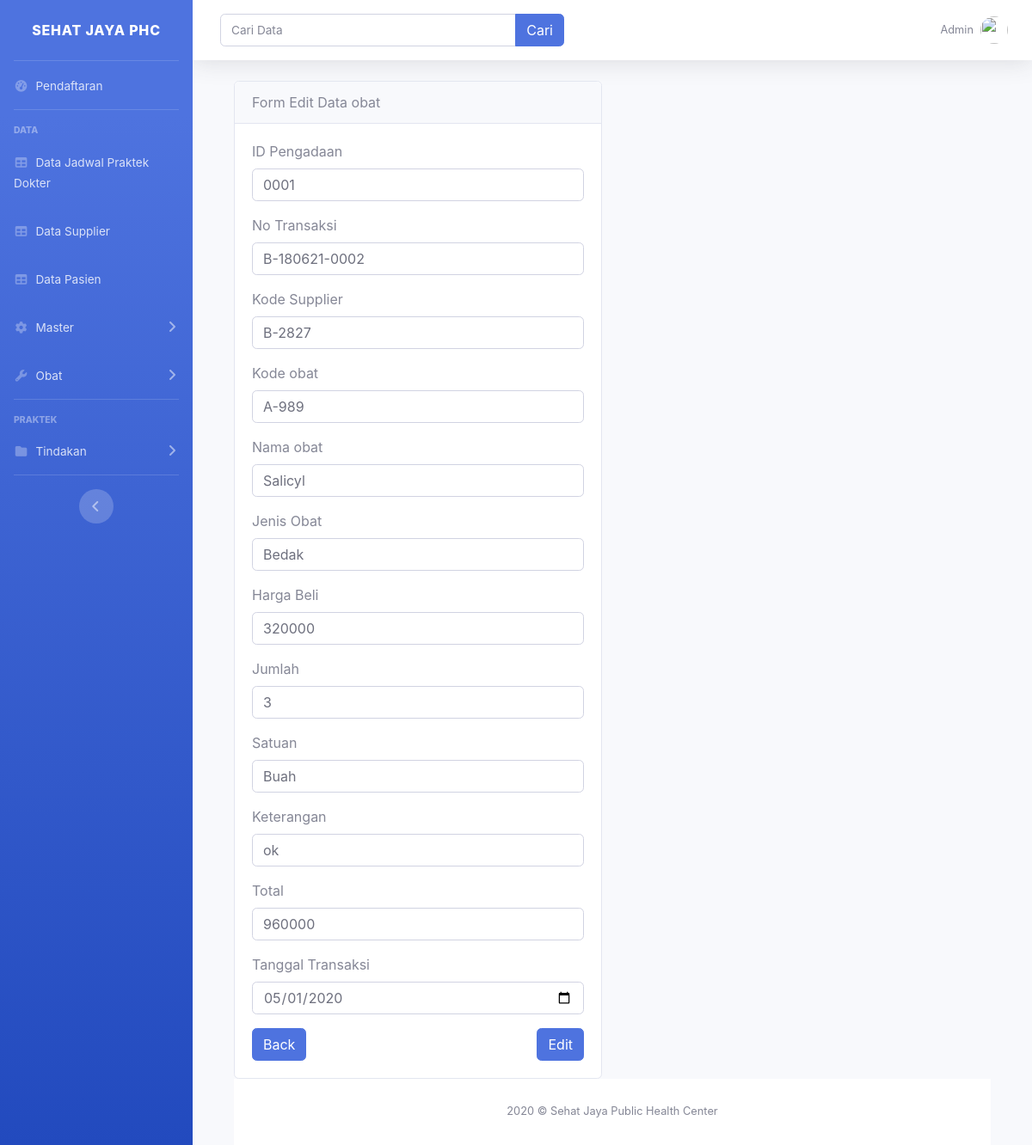
Screenshot of /pengadaanobat/edit/0001 with the database file from the repository.
### tables this page shows
CREATE TABLE `tbl_pengadaan_obat` (
  `id_pengadaan` varchar(6) NOT NULL,
  `no_trans` varchar(15) NOT NULL,
  `kode_supplier` varchar(6) NOT NULL,
  `kode_obat` varchar(5) NOT NULL,
  `nama_obat` varchar(50) NOT NULL,
  `jenis_obat` varchar(50) NOT NULL,
  `harga_beli` int(11) NOT NULL,
  `jumlah` int(4) NOT NULL,
  `satuan` varchar(15) NOT NULL,
  `keterangan` varchar(50) NOT NULL,
  `total` int(11) NOT NULL,
  `tgl_transaksi` date NOT NULL
);

### application/controllers/pengadaanobat.php (called while the page is built, shortened)
<?php
class pengadaanobat extends CI_Controller {
    public function __construct(){
        $this->load->model('pengadaanobat_model');
        $this->load->library('form_validation');
    }
    public function edit($id_pengadaan){
        $data['title']='Form Edit Data Pengadaan Obat';
        $data['tbl_pengadaan_obat']=$this->pengadaanobat_model->getpengadaanobatByID($id_pengadaan);
        $this->form_validation->set_rules('id_pengadaan', 'ID Pengadaan', 'required');
        $this->form_validation->set_rules('no_trans', 'No Transaksi', 'required');
        $this->form_validation->set_rules('kode_supplier', 'Kode Supplier', 'required');
        $this->form_validation->set_rules('kode_obat', 'Kode Obat', 'required');
        $this->form_validation->set_rules('nama_obat', 'Nama Obat', 'required');
        $this->form_validation->set_rules('jenis_obat', 'Jenis Obat', 'required');
        $this->form_validation->set_rules('harga_beli', 'Harga Beli', 'required');
        $this->form_validation->set_rules('jumlah', 'Jumlah', 'required');
        $this->form_validation->set_rules('satuan', 'Satuan', 'required');
        $this->form_validation->set_rules('keterangan', 'Keterangan', 'required');
        $this->form_validation->set_rules('total', 'Total', 'required');
        $this->form_validation->set_rules('tgl_transaksi', 'Tanggal Transaksi', 'required');
        if ($this->form_validation->run() ==  FALSE) {
            $this->load->view('template/header', $data);
            $this->load->view('pengadaanobat/edit', $data);
            $this->load->view('template/footer');
        } else {
            $this->pengadaanobat_model->ubahdatapengadaanobat();
            $this->session->set_flashdata('flash-data', 'diedit');
            redirect('pengadaanobat','refresh');
        }
    }
}
?>

### index.php (called while the page is built, shortened)
<?php
require_once BASEPATH.'core/CodeIgniter.php';

### application/models/pengadaanobat_model.php (called while the page is built, shortened)
<?php
class pengadaanobat_model extends CI_Model{
    public function getpengadaanobatByID($id_pengadaan){
        return $this->db->get_where('tbl_pengadaan_obat',['id_pengadaan'=> $id_pengadaan])->row_array();
    }
}
?>

### application/views/pengadaanobat/edit.php (the view, shortened to what this page needs)
<div class="container">
    <div class="row mt-3">
        <div class="col-md-6">
            <div class="card">
                <div class="card-header">
                    Form Edit Data obat
                </div>
                <div class="card-body">
                    <form action="" method="post">
                        <div class="form-group">
                            <label for="id_pengadaan">ID Pengadaan</label>
                            <input type="text" class="form-control"
                            id="id_pengadaan" name="id_pengadaan"
                            value="<?= $tbl_pengadaan_obat['id_pengadaan'];?>">
                        </div>
                        <div class="form-group">
                            <label for="no_trans">No Transaksi</label>
                            <input type="text" class="form-control" id="no_trans" name="no_trans"
                            value="<?= $tbl_pengadaan_obat['no_trans'];?>">
                        </div>
                        <div class="form-group">
                            <div class="form-group">
                            <label for="kode_supplier">Kode Supplier</label>
                            <input type="text" class="form-control" id="kode_supplier" name="kode_supplier"
                            value="<?= $tbl_pengadaan_obat['kode_supplier'];?>">
                        </div>
                        <div class="form-group">
                            <label for="kode_obat">Kode obat</label>
                            <input type="text"
                            class="form-control"
                            id="kode_obat"
                            name="kode_obat"
                             value="<?= $tbl_pengadaan_obat['kode_obat'];?>">
                        </div>
                        <div class="form-group">
                            <label for="nama_obat">Nama obat</label>
                            <input type="text"
                            class="form-control"
                            id="nama_obat"
                            name="nama_obat"
                            value="<?= $tbl_pengadaan_obat['nama_obat'];?>">
                        </div>
                        <div class="form-group">
                            <label for="jenis_obat">Jenis Obat</label>
                            <input type="text" class="form-control" id="jenis_obat"
                            name="jenis_obat"
                            value="<?= $tbl_pengadaan_obat['jenis_obat'];?>">
                        </div>
                        <div class="form-group">
                            <label for="harga_beli">Harga Beli</label>
                            <input type="number" class="form-control"
                            id="harga_beli" name="harga_beli"
                            value="<?= $tbl_pengadaan_obat['harga_beli'];?>">
                        </div>
                        <div class="form-group">
                            <label for="jumlah">Jumlah</label>
                            <input type="number" class="form-control"
                            id="jumlah" name="jumlah"
                            value="<?= $tbl_pengadaan_obat['jumlah'];?>">
                        </div>
                        <div class="form-group">
                            <label for="satuan">Satuan</label>
                            <input type="text" class="form-control"
                            id="satuan" name="satuan"
                            value="<?= $tbl_pengadaan_obat['satuan'];?>">
                        </div>
                        <div class="form-group">
                            <label for="keterangan">Keterangan</label>
                            <input type="text" class="form-control"
                            id="keterangan" name="keterangan"
                            value="<?= $tbl_pengadaan_obat['keterangan'];?>">
                        </div>
                        <div class="form-group">
                            <label for="total">Total</label>
                            <input type="number" class="form-control"
                            id="total" name="total"
                            value="<?= $tbl_pengadaan_obat['total'];?>">
                        </div>
                        <div class="form-group">
                            <label for="tgl_transaksi">Tanggal Transaksi</label>
                            <input type="date" class="form-control"
                            id="tgl_transaksi" name="tgl_transaksi"
                            value="<?= $tbl_pengadaan_obat['tgl_transaksi'];?>">
                        </div>
                        <button type="submit" name="edit" class="btn btn-primary float-right">Edit</button>
                        <a href="<?= base_url();?>pengadaanobat" class="btn btn-primary float-left">Back</a>
                    </form>
                </div>
            </div>
        </div>
    </div>
</div>

### rows the page displays
tbl_pengadaan_obat: id_pengadaan "0001", no_trans "B-180621-0002", kode_supplier "B-2827", kode_obat "A-989", nama_obat "Salicyl", jenis_obat "Bedak", harga_beli "320000", jumlah "3", satuan "Buah", keterangan "ok", total "960000", tgl_transaksi "05/01/2020"
